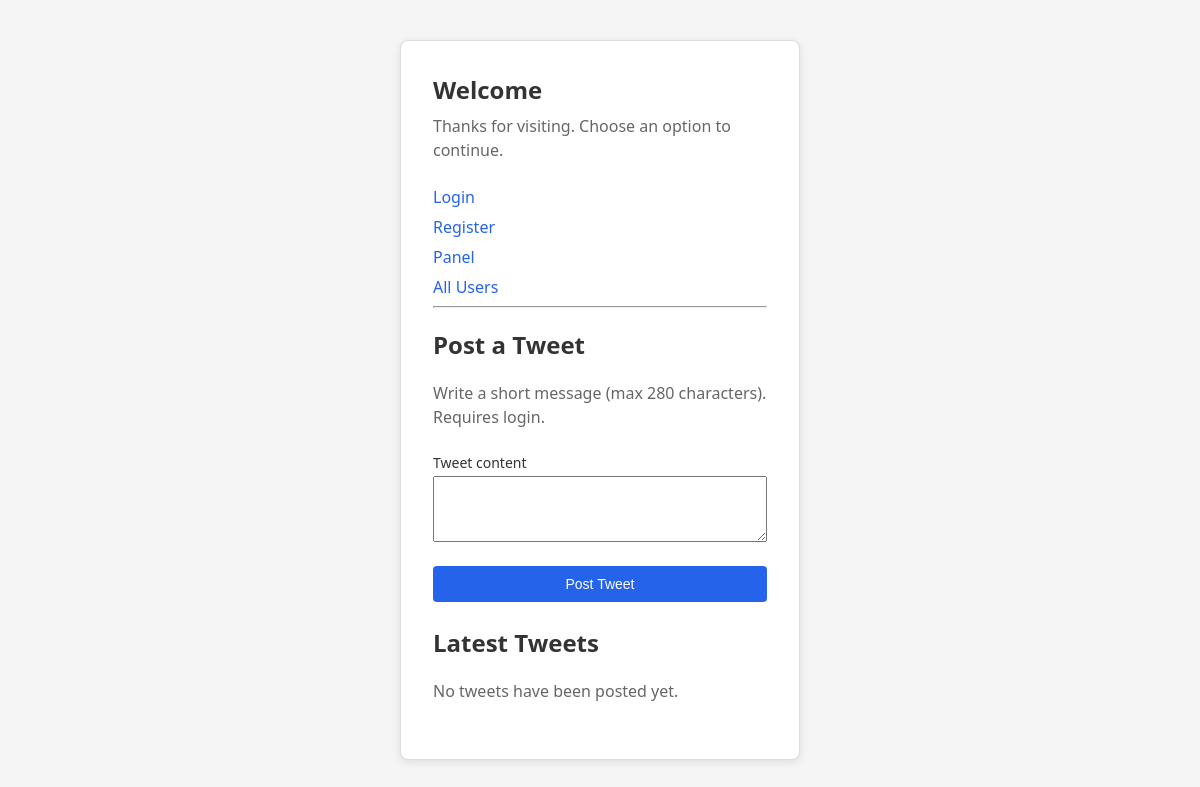
Before: / with the older database file.
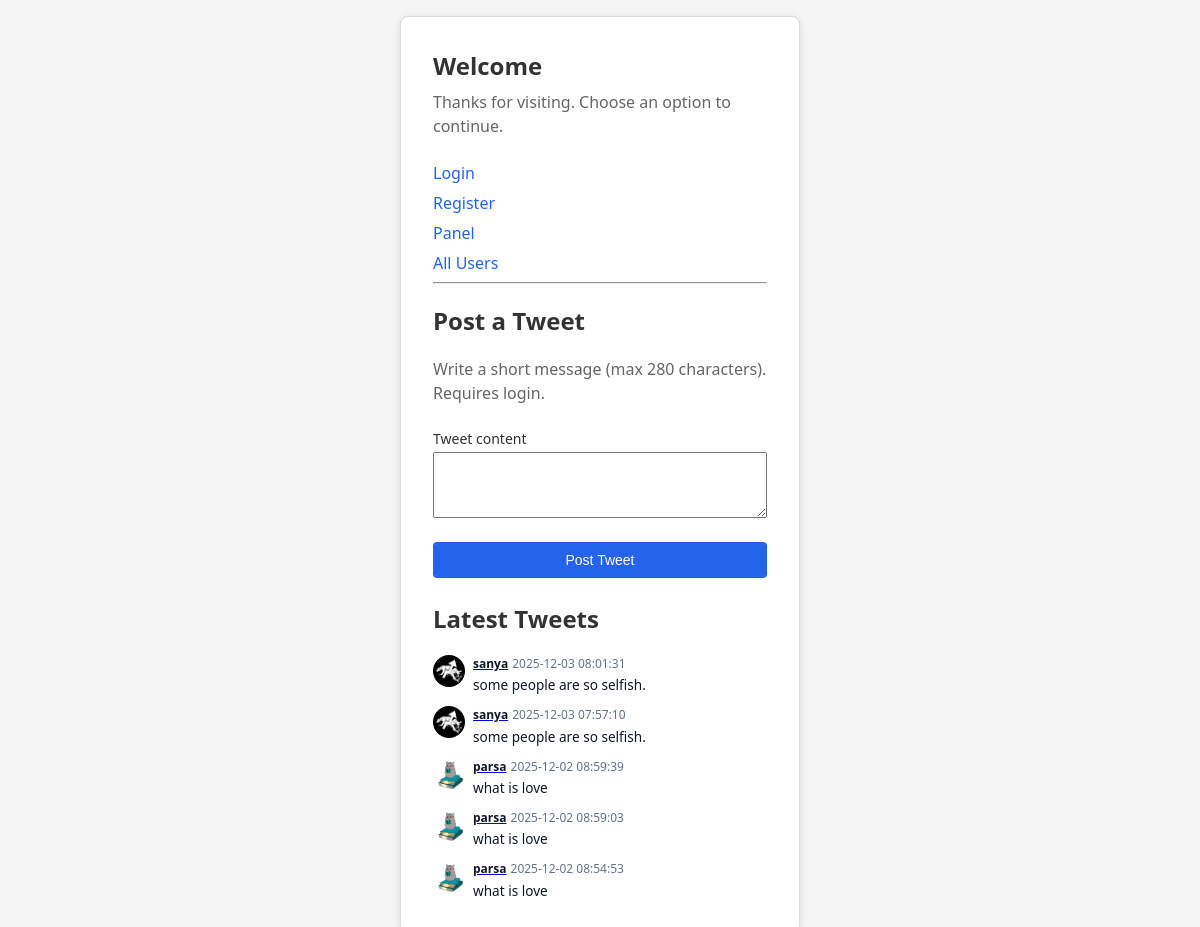
After: the same page with the newer database file.
### tables this page shows
CREATE TABLE `tweets` (
  `id` bigint unsigned NOT NULL AUTO_INCREMENT,
  `user_id` bigint unsigned NOT NULL,
  `content` varchar(280) NOT NULL,
  `created_at` datetime DEFAULT CURRENT_TIMESTAMP,
  PRIMARY KEY (`id`)
);

CREATE TABLE `users` (
  `id` int unsigned NOT NULL AUTO_INCREMENT,
  `name` varchar(100) NOT NULL,
  `username` varchar(50) NOT NULL,
  `email` varchar(100) NOT NULL,
  `password` varchar(255) NOT NULL,
  `created_at` datetime DEFAULT CURRENT_TIMESTAMP,
  `updated_at` datetime DEFAULT CURRENT_TIMESTAMP ON UPDATE CURRENT_TIMESTAMP,
  `reset_token` varchar(32) DEFAULT NULL,
  `profile_picture` varchar(255) NOT NULL DEFAULT 'default.png',
  `bio` text,
  PRIMARY KEY (`id`),
  UNIQUE KEY `username` (`username`),
  UNIQUE KEY `email` (`email`),
  UNIQUE KEY `reset_token` (`reset_token`)
);

### index.php (the view, shortened to what this page needs)
<?php
require_once 'mysql.php';
$tweetFetchError = '';
$allTweets = [];
$tweetsSql = "SELECT t.user_id, t.content, t.created_at, u.username, u.profile_picture FROM tweets t LEFT JOIN users u ON t.user_id = u.id ORDER BY t.created_at DESC";
$tweetsResult = $conn->query($tweetsSql);
if ($tweetsResult) {
    while ($tweetRow = $tweetsResult->fetch_assoc()) {
        $allTweets[] = $tweetRow;
    }
} else {
    $tweetFetchError = 'Unable to load tweets right now.';
}
?>
<!DOCTYPE html>
<html lang="en">
<head>
    <link rel="stylesheet" href="statics/style.css" />
</head>
<body>
    <main class="card">
        <h1>Welcome</h1>
        <p>Thanks for visiting. Choose an option to continue.</p>
        <nav class="links">
            <a href="login.php">Login</a>
            <a href="register.php">Register</a>
            <a href="panel.php">Panel</a>
            <a href="all_users.php">All Users</a>
        </nav>
        <hr class="divider" />
        <section>
            <h2>Post a Tweet</h2>
            <p class="muted">Write a short message (max 280 characters). Requires login.</p>
            <form method="post" action="index.php" accept-charset="utf-8">
                <div class="field">
                    <label for="tweet_content">Tweet content</label>
                    <textarea id="tweet_content" name="tweet_content" rows="4" maxlength="280" required></textarea>
                </div>
                <div class="actions">
                    <button type="submit">Post Tweet</button>
                </div>
            </form>
        </section>
        <section class="tweet-feed">
            <h2>Latest Tweets</h2>
            <?php if (!empty($tweetFetchError)): ?>
                <p class="message message-error"><?php echo htmlspecialchars($tweetFetchError); ?></p>
            <?php elseif (empty($allTweets)): ?>
                <p class="muted">No tweets have been posted yet.</p>
            <?php else: ?>
                <ul class="tweet-list">
                    <?php foreach ($allTweets as $tweet): ?>
                        <li class="tweet-item">
                            <div class="tweet-avatar">
                                <?php
                                    $tweetProfile = $tweet['profile_picture'] ?? 'statics/default-avatar.svg';
                                    $sanitizedTweetProfile = basename($tweetProfile);
                                    $tweetRelativePath = 'uploads/' . $sanitizedTweetProfile;
                                ?>
                                <img src="<?php echo htmlspecialchars($tweetRelativePath); ?>" alt="Profile Picture">
                            </div>
                            <div class="tweet-content-wrap">
                                <p class="tweet-meta">
                                    <a href="profile.php?user_id=<?php echo htmlspecialchars($tweet['user_id']); ?>">
                                        <strong><?php echo htmlspecialchars($tweet['username'] ?? 'Unknown'); ?></strong>
                                    </a>
                                    <span><?php echo htmlspecialchars($tweet['created_at'] ?? ''); ?></span>
                                </p>
                                <p class="tweet-content">
                                    <?php echo nl2br(htmlspecialchars(urldecode($tweet['content']))); ?>
                                </p>
                            </div>
                        </li>
                    <?php endforeach; ?>
                </ul>
            <?php endif; ?>
        </section>
    </main>
</body>
</html>

### statics/style.css (style rules this page uses)
* { box-sizing: border-box; }
body { margin: 0; min-height: 100vh; font-family: system-ui, -apple-system, sans-serif; background: #f5f5f5; color: #333; display: flex; align-items: center; justify-content: center; padding: 1rem; }
.card { width: 100%; max-width: 400px; background: #fff; border: 1px solid #ddd; border-radius: 8px; padding: 2rem; box-shadow: 0 2px 8px rgba(0, 0, 0, 0.1); }
h1 { margin: 0 0 0.5rem; font-size: 1.5rem; font-weight: 600; }
p { margin: 0 0 1.5rem; color: #666; line-height: 1.5; }
.muted { color: #666; }
form { display: flex; flex-direction: column; gap: 1rem; }
.field { display: flex; flex-direction: column; gap: 0.25rem; }
label { font-size: 0.875rem; font-weight: 500; }
.actions { margin-top: 0.5rem; display: flex; flex-direction: column; gap: 0.75rem; }
button { width: 100%; padding: 0.625rem; background: #2563eb; color: #fff; border: none; border-radius: 4px; font-size: 0.875rem; font-weight: 500; cursor: pointer; }
.links { display: flex; flex-direction: column; gap: 0.5rem; }
.links a { color: #2563eb; text-decoration: none; font-weight: 500; }
:root { --panel-bg: linear-gradient(135deg, #eef2ff, #fef3c7); --panel-card-bg: #fff; --panel-border: rgba(15, 23, 42, 0.08); --panel-shadow: 0 25px 60px rgba(15, 23, 42, 0.12); --panel-radius: 18px; --panel-text: #0f172a; --panel-muted: #64748b; --panel-accent: #2563eb; --panel-accent-soft: rgba(37, 99, 235, 0.12); --panel-success: #0f9d58; }
.tweet-feed { margin-top: 1.5rem; }
.tweet-list { list-style: none; padding: 0; margin: 0.75rem 0 0; display: flex; flex-direction: column; gap: 0.75rem; }
.tweet-item { display: flex; align-items: flex-start; gap: 0.5rem; }
.tweet-avatar img { width: 32px; height: 32px; border-radius: 50%; object-fit: cover; flex-shrink: 0; }
.tweet-content-wrap { flex: 1; }
.tweet-meta { margin: 0; font-size: 0.75rem; color: #64748b; display: flex; gap: 0.25rem; align-items: baseline; }
.tweet-meta strong { color: #111827; }
.tweet-content { margin: 0.15rem 0 0; font-size: 0.85rem; color: #111827; line-height: 1.4; }

Changed rows visible on the page:
added tweets: user.profile_picture (picture), user.username "sanya", created_at "2025-12-03 08:01:31", content "some people are so selfish."
added tweets: user.profile_picture (picture), user.username "sanya", created_at "2025-12-03 07:57:10", content "some people are so selfish."
added tweets: user.profile_picture (picture), user.username "parsa", created_at "2025-12-02 08:59:39", content "what is love"
added tweets: user.profile_picture (picture), user.username "parsa", created_at "2025-12-02 08:59:03", content "what is love"
added tweets: user.profile_picture (picture), user.username "parsa", created_at "2025-12-02 08:54:53", content "what is love"
Other visible differences:
text no longer shown: "No tweets have been posted yet."
